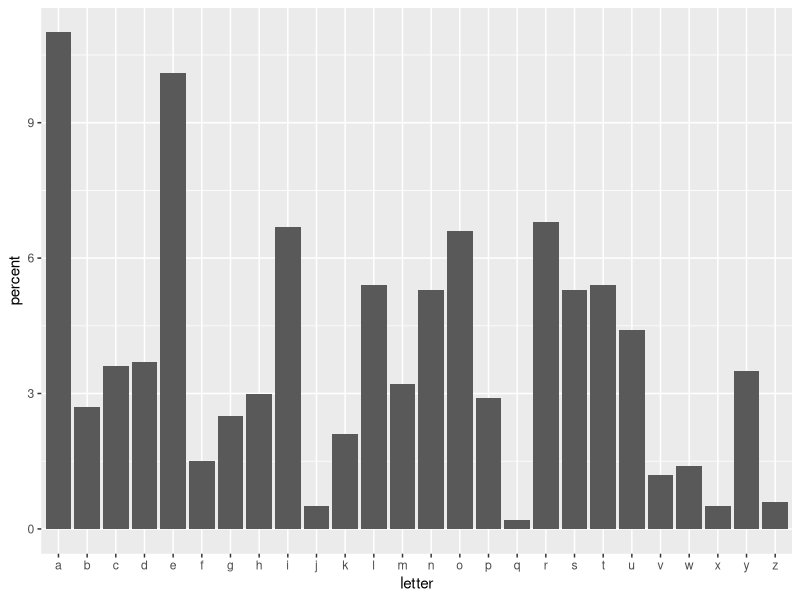
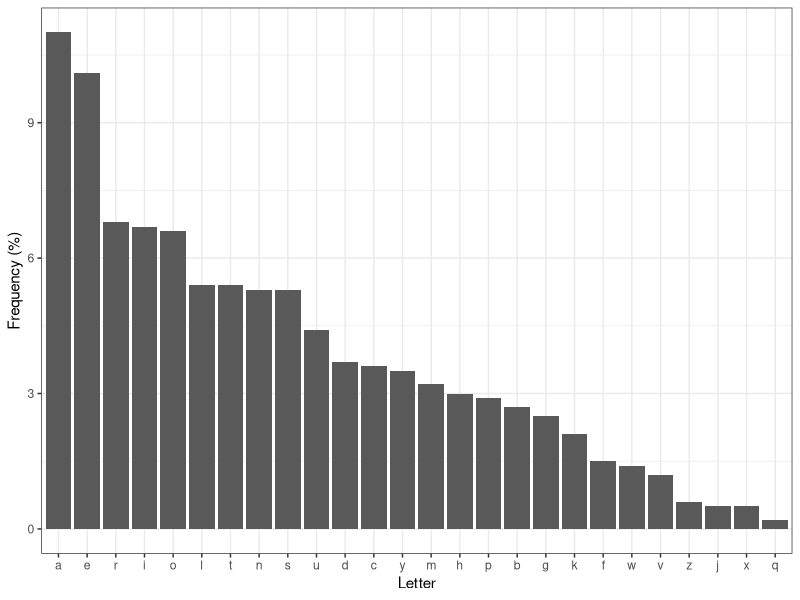

Write R code to recreate these figures, in order.
## ---- chunk 1
library(tidyverse)
## ---- chunk 2
words <- read.table('../../data/fives_singular.tsv') %>% pull(x)
words %>% head()
## ---- chunk 3
frequency_overall <- words %>% str_split(pattern = '') %>% unlist() %>% table() %>% as_tibble() %>% set_names(., c('letter', 'frequency')) %>% 
  mutate(percent = 100* round(frequency/sum(frequency), 3))
frequency_overall
## ---- chunk 4
frequency_overall %>% 
  ggplot(aes(x = letter,
             y = percent)) + 
  geom_bar(stat = 'identity')
## ---- chunk 5
frequency_overall %>% 
  ggplot(aes(x = reorder(letter, -percent),
             y = percent)) + 
  geom_bar(stat = 'identity') +
  labs(x = 'Letter',
       y = 'Frequency (%)') +
  theme_bw()
## ---- chunk 6
top10 <- frequency_overall %>% 
  top_n(10, percent) %>% 
  mutate(tier = ifelse(letter %in% .$letter[1:5], 1, 2))

top10
## ---- chunk 7
tier1_letters <- top10 %>% filter(tier == 1) %>% pull(letter)
tier2_letters <- top10 %>% filter(tier == 2) %>% pull(letter)

count_letters <- function(word, letters) {
  word_letters <- word %>% str_split('') %>% unlist() %>% unique()
  total_count <- intersect(word_letters, letters) %>% length()
  total_count
}

top10_scoring <- tibble(word = words) %>% 
  rowwise() %>% 
  mutate(tier1 = count_letters(word, letters = tier1_letters),
         tier2 = count_letters(word, letters = tier2_letters))
                        
top10_scoring
## ---- chunk 8
top10_scoring %>% 
  filter(tier1 == 5)
## ---- chunk 9
top10_scoring %>% 
  filter(tier2 == 5)
## ---- chunk 10
letter_matrix <- words %>% str_split('', simplify = TRUE)
letter_matrix %>% head()
## ---- chunk 11
letter_matrix[,1] %>% table()/nrow(letter_matrix)
## ---- chunk 12
position_frequency <- apply(letter_matrix,
      MARGIN = 2,
      FUN = function(x) {table(x)/length(x)}) %>% 
  as.data.frame() %>% 
  rownames_to_column('letter')

position_frequency
## ---- chunk 13
position_frequency_long <- position_frequency %>% 
  pivot_longer(cols = -letter,
               names_to = 'position',
               values_to = 'frequency') 

position_frequency_long
## ---- chunk 14
word_position_table <- function(word) {
  letters <- word %>% str_split('') %>% unlist()
  position_table <- tibble(letter = letters,
                           position = paste0('V', 1:5))
  position_table
}

word_position_score <- function(word, position_frequency_table) {
  word_position_table(word) %>% left_join(position_frequency_table, by = c('letter', 'position')) %>% pull(frequency) %>% sum()
}

word_position_score('saget', position_frequency_long)

## ---- chunk 15
top10_scoring_frequency_scoring <- top10_scoring %>% 
  mutate(unique_letters = n_distinct(unlist(str_split(word, ''))),
         frequency_score = word_position_score(word, position_frequency_long))

top10_scoring_frequency_scoring %>% head()
## ---- chunk 16
top10_scoring_frequency_scoring %>% filter(unique_letters == 5) %>% arrange(-frequency_score)
## ---- chunk 17
top10_scoring_frequency_scoring %>% filter(tier1 == 5) %>% arrange(-frequency_score)
## ---- chunk 18
top10_scoring_frequency_scoring %>% filter(tier2 == 5) %>% arrange(-frequency_score)
## ---- chunk 19
top_consonants <- frequency_overall %>% 
  filter(!(letter %in% c('a', 'e', 'i', 'o', 'u', 'y'))) %>% 
  arrange(-frequency) %>% 
  head(12) %>% 
  mutate(tier = c(rep(1:3, each = 4)))

top_consonants
## ---- chunk 20
tier1_letters <- top_consonants %>% filter(tier == 1) %>% pull(letter)
tier2_letters <- top_consonants %>% filter(tier == 2) %>% pull(letter)
tier3_letters <- top_consonants %>% filter(tier == 2) %>% pull(letter)

top10_scoring <- tibble(word = words) %>% 
  rowwise() %>% 
  mutate(tier1 = count_letters(word, letters = tier1_letters),
         tier2 = count_letters(word, letters = tier2_letters),
         tier3 = count_letters(word, letters = tier3_letters))
                        
top10_scoring
## ---- chunk 21
tier12_shortlist <- top10_scoring %>% 
  filter((tier1 + tier2 == 4))

tier12_shortlist
## ---- chunk 22
combinations <- crossing(word1 = tier12_shortlist$word,
                         word2 = tier12_shortlist$word) %>% 
  filter(word1 != word2) %>% 
  mutate(combination = paste(word1, word2)) %>% 
  rowwise() %>% 
  mutate(tier1 = count_letters(combination, letters = tier1_letters),
         tier2 = count_letters(combination, letters = tier2_letters)) %>% 
  mutate(total = tier1 + tier2)
## ---- chunk 23
finalists <- combinations %>% mutate(total = tier1 + tier2) %>% filter(total == 8)
finalists
## ---- chunk 24
finalists$word1 %>% unique()
## ---- chunk 25
finalists$word2 %>% unique()
